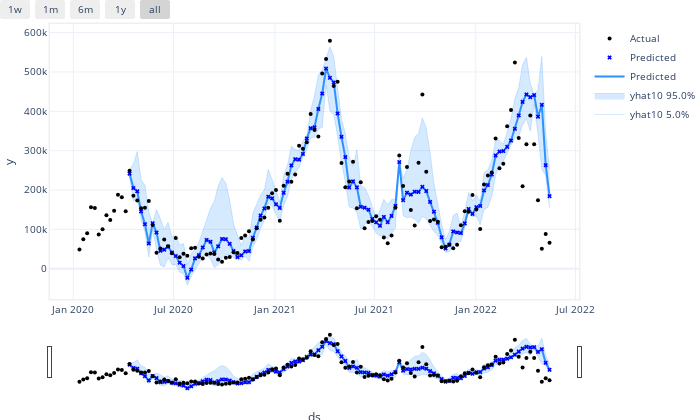

Notebook code cell kept with this figure:
### Code cell
a_n2_ja.highlight_nth_step_ahead_of_each_forecast(10)

a_n2_ja.plot(a_forecast)
